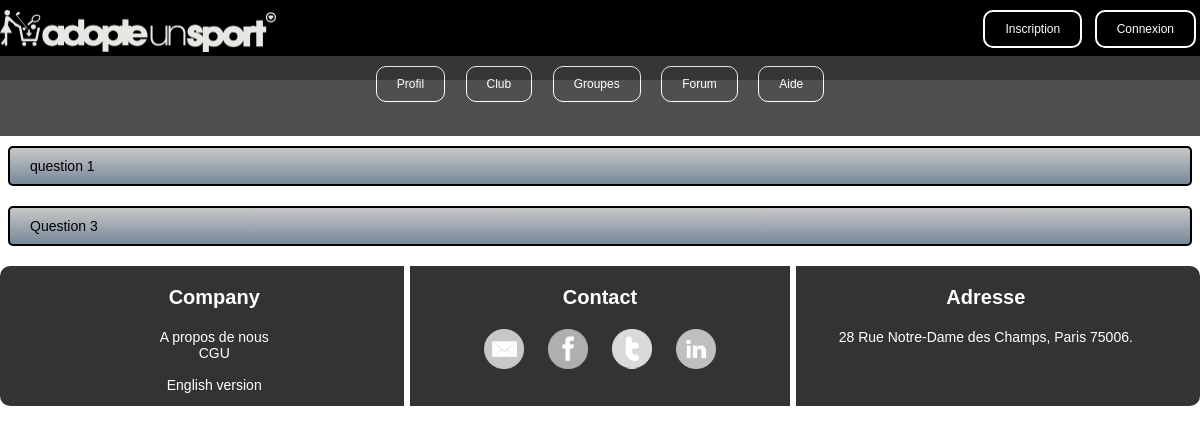
Page /faq.php on the earlier database version.
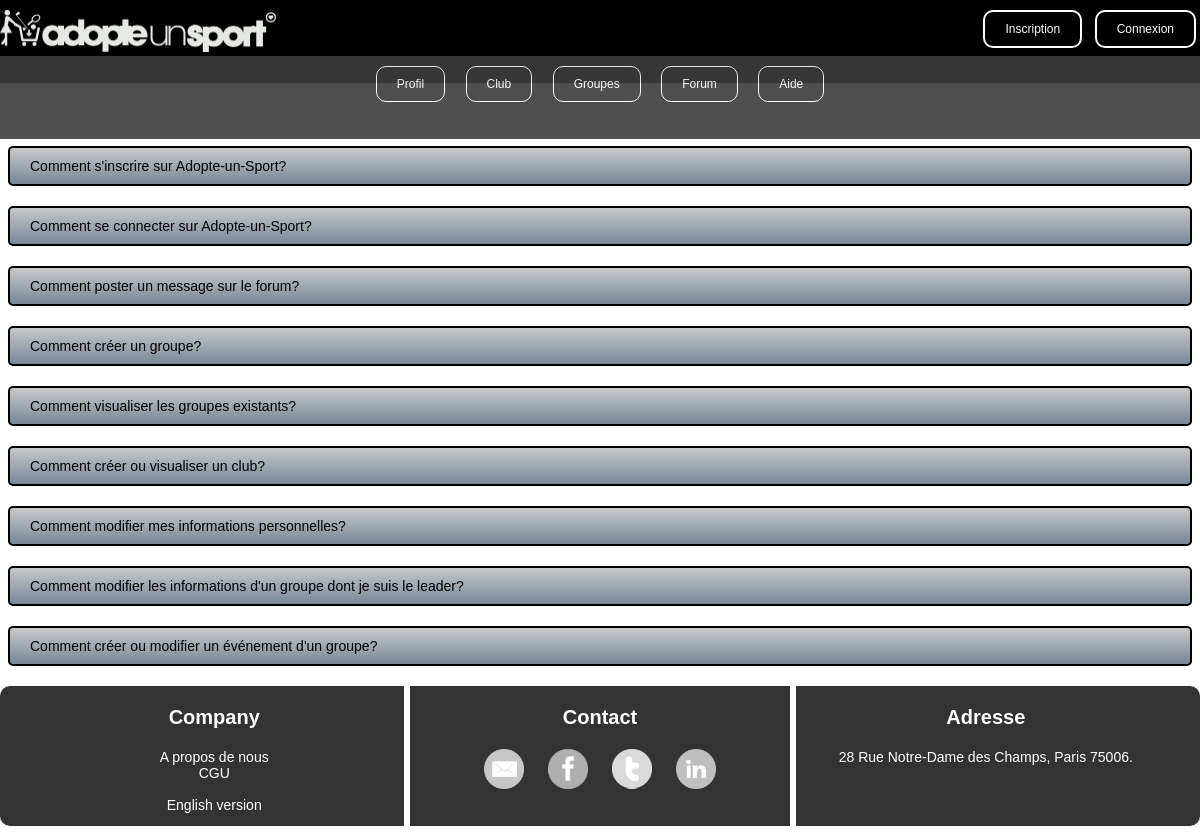
Same page on the later database version.
### tables this page shows
CREATE TABLE IF NOT EXISTS `faq` (
  `Id` int(11) NOT NULL AUTO_INCREMENT,
  `Question` varchar(5000) NOT NULL,
  `Reponse` varchar(5000) NOT NULL,
  PRIMARY KEY (`Id`)
);

### faq.php (the view, shortened to what this page needs)
<!DOCTYPE html>
<html>
	<head>
		<link href='assets/css/styleheaderfooter.css' rel='stylesheet' type='text/css' />
		<link href='assets/css/style.css' rel='stylesheet' type='text/css' />
	</head>
	<body>
		<?php include("headermembre.php"); ?>
		<div class="faq">
			<?php
		try
		{
			$bdd = new PDO('mysql:host=localhost;dbname=app_info;charset=utf8', 'root', '');
		}
		catch(Exception $e)
		{
        	die('Erreur : '.$e->getMessage());
		}
		$reponse = $bdd->query('SELECT Question, Reponse FROM faq ORDER BY Id');
		while ($donnees = $reponse->fetch())
		{ ?>
			<div class="posts">
			<div class="question case">
				<?php
				echo $donnees['Question'];
				?>
			</div>
		</div>
		<?php
		}
		?>
		</div>
		<?php include("footermembre.php"); ?>
	</body>
</html>

Differences in the rows shown:
removed faq: Question "question 1"
removed faq: Question "Question 3"
added faq: Question "Comment s'inscrire sur Adopte-un-Sport?"
added faq: Question "Comment se connecter sur Adopte-un-Sport?"
added faq: Question "Comment poster un message sur le forum?"
added faq: Question "Comment créer un groupe?"
added faq: Question "Comment visualiser les groupes existants?"
added faq: Question "Comment créer ou visualiser un club?"
added faq: Question "Comment modifier mes informations personnelles?"
added faq: Question "Comment modifier les informations d'un groupe dont je suis le leader?"
added faq: Question "Comment créer ou modifier un événement d'un groupe?"
